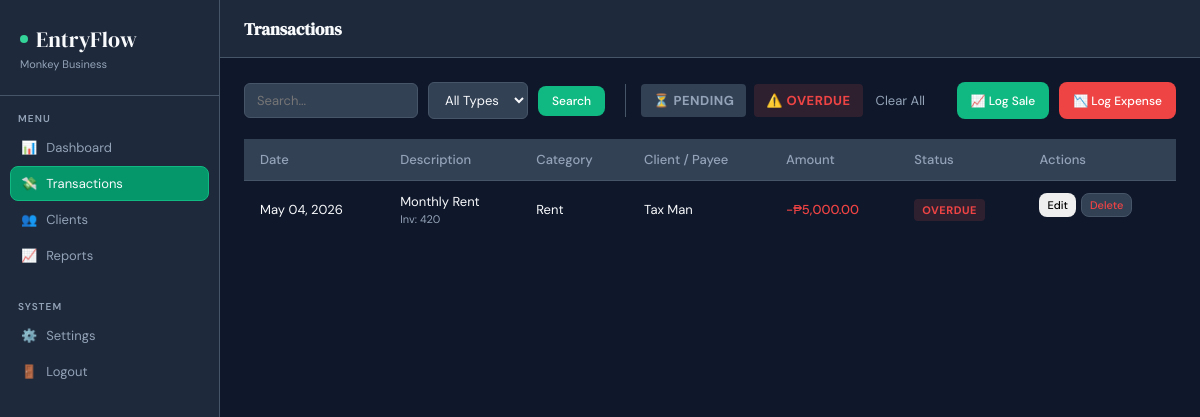
Screenshot of /transactions.php?status=overdue (signed in) with the database file from the repository.
### tables this page shows
CREATE TABLE `transactions` (
  `id` int(10) UNSIGNED NOT NULL,
  `user_id` int(10) UNSIGNED NOT NULL,
  `client_id` int(10) UNSIGNED DEFAULT NULL,
  `category_id` int(10) UNSIGNED DEFAULT NULL,
  `invoice_no` varchar(50) DEFAULT NULL,
  `description` varchar(255) NOT NULL,
  `amount` decimal(14,2) NOT NULL,
  `type` enum('income','expense') NOT NULL,
  `status` enum('paid','pending','overdue') NOT NULL DEFAULT 'pending',
  `transaction_date` date NOT NULL,
  `notes` text DEFAULT NULL,
  `created_at` datetime NOT NULL DEFAULT current_timestamp(),
  `updated_at` datetime NOT NULL DEFAULT current_timestamp() ON UPDATE current_timestamp()
);

CREATE TABLE `categories` (
  `id` int(10) UNSIGNED NOT NULL,
  `user_id` int(10) UNSIGNED DEFAULT NULL COMMENT 'NULL = global default',
  `name` varchar(100) NOT NULL,
  `type` enum('income','expense') NOT NULL,
  `is_default` tinyint(1) NOT NULL DEFAULT 0,
  `created_at` datetime NOT NULL DEFAULT current_timestamp(),
  `updated_at` datetime NOT NULL DEFAULT current_timestamp() ON UPDATE current_timestamp()
);

CREATE TABLE `clients` (
  `id` int(10) UNSIGNED NOT NULL,
  `user_id` int(10) UNSIGNED NOT NULL,
  `name` varchar(150) NOT NULL,
  `email` varchar(150) DEFAULT NULL,
  `phone` varchar(20) DEFAULT NULL,
  `address` text DEFAULT NULL,
  `notes` text DEFAULT NULL,
  `created_at` datetime NOT NULL DEFAULT current_timestamp(),
  `updated_at` datetime NOT NULL DEFAULT current_timestamp() ON UPDATE current_timestamp()
);

### transactions.php (the view, shortened to what this page needs)
<?php
$db = getDB();
$userId = (int)$_SESSION['user_id'];
$search = $_GET['search'] ?? '';
$typeFilter = $_GET['type'] ?? '';
$statusFilter = $_GET['status'] ?? '';
$query = "
    SELECT t.*, c.name AS client_name, cat.name AS category_name
    FROM transactions t
    LEFT JOIN clients c ON c.id = t.client_id
    LEFT JOIN categories cat ON cat.id = t.category_id
    WHERE t.user_id = $userId
";
if ($statusFilter === 'pending' || $statusFilter === 'overdue' || $statusFilter === 'paid') {
    $query .= " AND t.status = '$statusFilter'";
}
$query .= " ORDER BY t.transaction_date DESC, t.id DESC";
$transactions = $db->query($query)->fetch_all(MYSQLI_ASSOC);
include 'includes/header.php';
?>
<div style="display: flex; justify-content: space-between; flex-wrap: wrap; gap: 15px; margin-bottom: 20px;">
    <form method="GET" action="transactions.php" style="display: flex; gap: 10px; align-items: center; flex-wrap: wrap;">
        <input type="text" name="search" class="sb" placeholder="Search..." value="<?= htmlspecialchars($search) ?>">
        <select name="type" class="sb">
            <option value="">All Types</option>
        </select>
        <button type="submit" class="btn btn-primary">Search</button>
        <div style="display: flex; gap: 8px; margin-left: 10px; border-left: 1px solid var(--border-color); padding-left: 15px;">
            <a href="transactions.php?status=pending<?= $search ? '&search='.urlencode($search) : '' ?><?= $typeFilter ? '&type='.urlencode($typeFilter) : '' ?>"
               class="badge <?= $statusFilter === 'pending' ? 'bpd' : '' ?>"
               style="text-decoration:none; padding: 8px 12px; font-size: 13px; display:flex; align-items:center; <?= $statusFilter !== 'pending' ? 'background: var(--surface-2); color: var(--text-muted);' : '' ?>">
               ⏳ Pending
            </a>
            <a href="transactions.php?status=overdue<?= $search ? '&search='.urlencode($search) : '' ?><?= $typeFilter ? '&type='.urlencode($typeFilter) : '' ?>"
               class="badge <?= $statusFilter === 'overdue' ? 'bod' : '' ?>"
               style="text-decoration:none; padding: 8px 12px; font-size: 13px; display:flex; align-items:center; <?= $statusFilter !== 'overdue' ? 'background: var(--surface-2); color: var(--text-muted);' : '' ?>">
               ⚠️ Overdue
            </a>
            <?php if ($statusFilter || $search || $typeFilter): ?>
                <a href="transactions.php" style="color: var(--text-muted); font-size: 13px; text-decoration: none; margin-left: 5px; display: flex; align-items: center;">Clear All</a>
            <?php endif; ?>
        </div>
    </form>
    <div style="display: flex; gap: 10px;">
        <button class="btn" onclick="openDynamicModal('income')" style="background: var(--primary) !important; color: #ffffff !important; border: none;">📈 Log Sale</button>
        <button class="btn" onclick="openDynamicModal('expense')" style="background: var(--danger) !important; color: #ffffff !important; border: none;">📉 Log Expense</button>
    </div>
</div>
<div class="table-responsive">
    <table class="table">
        <thead>
            <tr>
                <th>Date</th>
                <th>Description</th>
                <th>Category</th>
                <th>Client / Payee</th>
                <th>Amount</th>
                <th>Status</th>
                <th>Actions</th>
            </tr>
        </thead>
        <tbody>
            <?php if (empty($transactions)): ?>
                <tr><td colspan="7" style="text-align: center; padding: 20px; color: var(--text-muted);">No transactions found.</td></tr>
            <?php else: ?>
                <?php foreach ($transactions as $tx): ?>
                    <tr>
                        <td><?= date('M d, Y', strtotime($tx['transaction_date'])) ?></td>
                        <td class="tdn">
                            <?= htmlspecialchars($tx['description']) ?>
                            <?php if (!empty($tx['invoice_no'])): ?>
                                <div class="tds">Inv: <?= htmlspecialchars($tx['invoice_no']) ?></div>
                            <?php endif; ?>
                        </td>
                        <td><?= htmlspecialchars($tx['category_name'] ?? '—') ?></td>
                        <td><?= htmlspecialchars($tx['client_name'] ?? '—') ?></td>
                        <td class="<?= $tx['type'] === 'income' ? 'ap' : 'an' ?>">
                            <?= $tx['type'] === 'income' ? '+' : '-' ?><?= $sym ?><?= number_format($tx['amount'], 2) ?>
                        </td>
                        <td>
                            <?php
                                $statusClass = '';
                                if ($tx['status'] === 'paid') $statusClass = 'bp2';
                                elseif ($tx['status'] === 'pending') $statusClass = 'bpd';
                                else $statusClass = 'bod';
                            ?>
                            <span class="badge <?= $statusClass ?>"><?= ucfirst($tx['status']) ?></span>
                        </td>
                        <td style="display: flex; gap: 5px;">
                            <button class="btn" style="padding: 4px 8px; font-size: 11px;"
                                onclick="editTransaction(this)"
                                data-id="<?= $tx['id'] ?>"
                                data-desc="<?= htmlspecialchars($tx['description']) ?>"
                                data-inv="<?= htmlspecialchars($tx['invoice_no'] ?? '') ?>"
                                data-amount="<?= $tx['amount'] ?>"
                                data-type="<?= $tx['type'] ?>"
                                data-cat="<?= $tx['category_id'] ?? '' ?>"
                                data-client="<?= $tx['client_id'] ?? '' ?>"
                                data-date="<?= $tx['transaction_date'] ?>"
                                data-status="<?= $tx['status'] ?>"
                                data-notes="<?= htmlspecialchars($tx['notes'] ?? '') ?>"
                            >Edit</button>
                            <button class="btn btn-danger" style="padding: 4px 8px; font-size: 11px;"
                                onclick="confirmDelete('transaction', <?= $tx['id'] ?>)">Delete</button>
                        </td>
                    </tr>
                <?php endforeach; ?>
            <?php endif; ?>
        </tbody>
    </table>
</div>
<?php include 'includes/footer.php'; ?>

### includes/header.php (shortened to what this page needs)
<?php
$headerDb = getDB();
$headerUid = (int)($_SESSION['user_id'] ?? 0);
$adminInfo = $headerDb->query("SELECT business_name, currency FROM admins WHERE id = $headerUid")->fetch_assoc();
$bizName = $adminInfo['business_name'] ?? 'My Business';
$currCode = $adminInfo['currency'] ?? 'PHP';
$symbols = [
    'PHP' => '₱',
    'USD' => '$',
    'EUR' => '€',
    'GBP' => '£',
    'JPY' => '¥'
];
$sym = $symbols[$currCode] ?? '₱';
?>
<!DOCTYPE html>
<html lang="en">
<head>
    <link rel="stylesheet" href="assets/css/style.css?v=<?= time(); ?>">
</head>
<body>
    <aside class="sidebar">
        <div class="logo-wrap">
            <div class="logo"><div class="logo-dot"></div> EntryFlow</div>
            <div class="biz-name"><?= htmlspecialchars($bizName) ?></div>
        </div>
        <nav>
            <div class="nav-label">Menu</div>
            <a href="index.php" class="nav-item <?= basename($_SERVER['PHP_SELF']) == 'index.php' ? 'active' : '' ?>">
                <span class="ni-ic">📊</span> Dashboard
            </a>
            <a href="transactions.php" class="nav-item <?= basename($_SERVER['PHP_SELF']) == 'transactions.php' ? 'active' : '' ?>">
                <span class="ni-ic">💸</span> Transactions
            </a>
            <a href="clients.php" class="nav-item <?= basename($_SERVER['PHP_SELF']) == 'clients.php' ? 'active' : '' ?>">
                <span class="ni-ic">👥</span> Clients
            </a>
            <a href="reports.php" class="nav-item <?= basename($_SERVER['PHP_SELF']) == 'reports.php' ? 'active' : '' ?>">
                <span class="ni-ic">📈</span> Reports
            </a>
            <div class="nav-label" style="margin-top: 15px;">System</div>
            <a href="settings.php" class="nav-item <?= basename($_SERVER['PHP_SELF']) == 'settings.php' ? 'active' : '' ?>">
                <span class="ni-ic">⚙️</span> Settings
            </a>
            <a href="logout.php" class="nav-item">
                <span class="ni-ic">🚪</span> Logout
            </a>
        </nav>
    </aside>
    <main class="main">
        <header class="topbar">
            <h1 class="page-title">
                <?php
                    $pageName = basename($_SERVER['PHP_SELF'], ".php");
                    echo ucfirst($pageName === 'index' ? 'dashboard' : $pageName);
                ?>
            </h1>
        </header>
        <div class="content">

### assets/css/style.css (style rules this page uses)
:root { --primary: #10B981; --primary-dark: #059669; --primary-light: #34D399; --accent: #38BDF8; --bg-main: #0F172A; --surface-1: #1E293B; --surface-2: #334155; --border-color: #475569; --text-main: #F8FAFC; --text-muted: #94A3B8; --success: #10B981; --danger: #EF4444; --sidebar-width: 220px; }
*, *::before, *::after { box-sizing: border-box; margin: 0; padding: 0; }
body { font-family: 'DM Sans', sans-serif; background: var(--bg-main); color: var(--text-main); display: flex; height: 100vh; overflow: hidden; }
.sidebar { width: var(--sidebar-width); background: var(--surface-1); border-right: 1px solid var(--border-color); display: flex; flex-direction: column; flex-shrink: 0; padding-bottom: 24px; }
.logo-wrap { padding: 24px 20px; border-bottom: 1px solid var(--border-color); }
.logo { font-family: 'DM Serif Display', serif; font-size: 22px; display: flex; align-items: center; gap: 8px; }
.logo-dot { width: 8px; height: 8px; border-radius: 50%; background: var(--primary-light); }
.biz-name { font-size: 11px; color: var(--text-muted); margin-top: 3px; overflow: hidden; text-overflow: ellipsis; white-space: nowrap; }
nav { flex: 1; padding: 4px 10px; }
.nav-label { font-size: 10px; font-weight: 600; letter-spacing: 1.1px; color: var(--text-muted); text-transform: uppercase; padding: 12px 8px 5px; }
.nav-item { display: flex; align-items: center; gap: 9px; padding: 8px 10px; border-radius: 8px; font-size: 13px; color: var(--text-muted); cursor: pointer; transition: all 0.15s; margin-bottom: 1px; border: 1px solid transparent; text-decoration: none; }
.nav-item.active { background: var(--primary-dark); color: var(--text-main); border-color: var(--primary); }
.main { flex: 1; display: flex; flex-direction: column; overflow: hidden; }
.topbar { height: 58px; border-bottom: 1px solid var(--border-color); display: flex; align-items: center; padding: 0 24px; gap: 12px; background: var(--surface-1); flex-shrink: 0; }
.page-title { font-family: 'DM Serif Display', serif; font-size: 17px; flex: 1; }
.content { flex: 1; overflow-y: auto; padding: 24px; }
table { width: 100%; border-collapse: collapse; text-align: left; font-size: 13px; }
th { background: var(--surface-2); padding: 12px 16px; color: var(--text-muted); font-weight: 500; border-bottom: 1px solid var(--border-color); }
td { padding: 12px 16px; border-bottom: 1px solid var(--border-color); vertical-align: middle; }
tr:last-child td { border-bottom: none; }
.tds { font-size: 11px; color: var(--text-muted); margin-top: 2px; }
.btn { padding: 7px 14px; border-radius: 8px; border: none; font-family: 'DM Sans', sans-serif; font-size: 12px; font-weight: 500; cursor: pointer; transition: all 0.15s; display: inline-flex; align-items: center; gap: 5px; }
.btn-primary { background: var(--primary); color: #fff; }
.btn-danger { background: var(--surface-2); color: var(--danger); border: 1px solid var(--border-color); }
.an { color: var(--danger); font-weight: 500; }
.badge { padding: 4px 8px; border-radius: 4px; font-size: 11px; font-weight: bold; text-transform: uppercase; letter-spacing: 0.5px; }
.bod { background: rgba(224, 80, 80, 0.15); color: var(--danger); }
.sb { background: var(--surface-2); border: 1px solid var(--border-color); color: var(--text-main); padding: 8px 12px; border-radius: 6px; font-family: inherit; font-size: 13px; outline: none; transition: 0.2s; }

### rows the page displays
transactions: transaction_date "May 04, 2026", description "Monthly Rent", invoice_no "420", category.name "Rent", client.name "Tax Man", user.currency "₱", amount "5,000.00", status "OVERDUE"

### other values shown
$bizName "Monkey Business"
$pageName === 'index' ? 'dashboard' : $pageName "Transactions"
